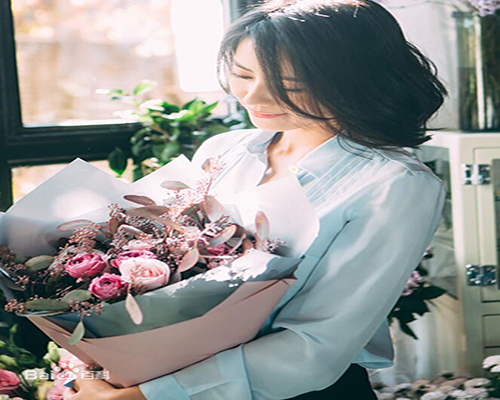
#> input picture 12-图像直方图(histogram)/01-图像直方图(histogram)/yuanyuan.jpg, 500 x 400 px
$ python '图像直方图.py'
#> lines starting #> are read from the running program, lines starting #| are printed output that depends on the picture
import cv2 as cv
from matplotlib import pyplot as plt


# 直方图(反应图像的主要特征)
def plot_demo(image):
    plt.hist(image.ravel(), 256, [0, 256])  # 把像素出现的所有频次统计出来   Bins直方图的柱数   Range
    plt.show()


# 构造曲线图(三通道)
def image_hist(image):
    color = ('blue', 'green', 'red')  # 这里画笔颜色的值可以为大写或小写或只写首字母或大小写混合
    for i, color in enumerate(color):
        hist = cv.calcHist([image], [i], None, [256], [0, 256])  # 计算2d直方图   Mask  Bins  Range
        plt.plot(hist, color=color)  # 做出图
        plt.xlim([0, 256])  # 设置x坐标轴范围
        plt.title("Tittle")  # 图像的标题
        plt.xlabel("Bins")  # X轴标签
        plt.ylabel("# of Pixels")  # Y轴标签
    plt.show()  # 显示图像


print("----Hello World-----")
src = cv.imread("yuanyuan.jpg")
#> src is the input picture: shape (400, 500, 3); mean B, G, R 146.2, 148.3, 147.6
cv.namedWindow("input image", cv.WINDOW_AUTOSIZE)
cv.imshow("input image", src)

# plot_demo(src)
image_hist(src)
#> in image_hist, `plt.show()`:
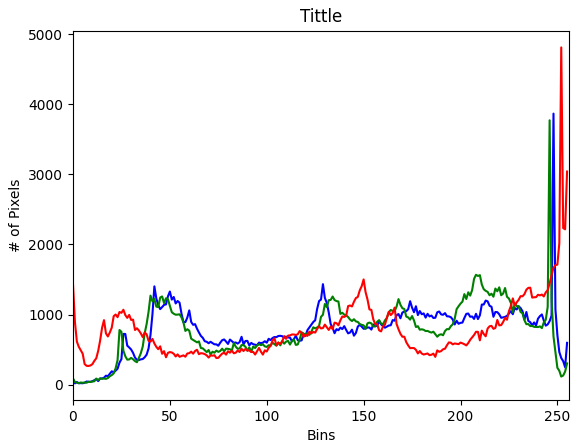
#> figure drawn by matplotlib, 1 panel; curve peaks at x = 248, y = 3867; curve peaks at x = 246, y = 3772; curve peaks at x = 252, y = 4812

cv.waitKey(0)
#> (the run stopped early here; a loop or call above may not have finished)
